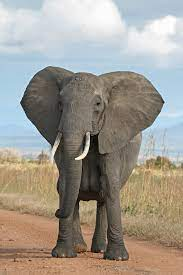
#> input picture enkripsiGambar/Gambar.jpeg, 183 x 275 px, found by its file name
$ python gambar.py
#> lines starting #> are read from the running program, lines starting #| are printed output that depends on the picture
import cv2
import numpy as np

demo = cv2.imread("D:/SEMESTER 3/SISTEM KEAMANAN DATA/enkripsiGambar/Gambar.jpeg", 0)
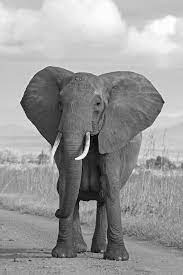
#> demo: shape (275, 183); min 0, max 255, mean 154.2
r, c = demo.shape
#> r = 275; c = 183
key = np.random.randint(0, 256, size=(r, c), dtype=np.uint8)
cv2.imwrite("D:/SEMESTER 3/SISTEM KEAMANAN DATA/enkripsiGambar/KEY-Gambar.jpeg", key)
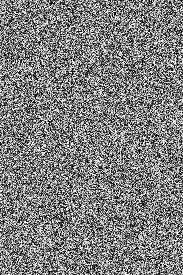
#> saved as KEY-Gambar.jpeg: shape (275, 183); min 0, max 255, mean 127.2

cv2.imshow("demo", demo)
cv2.imshow("key", key)

encryption = cv2.bitwise_xor(demo, key)
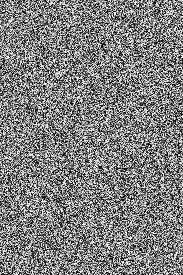
#> encryption: shape (275, 183); min 0, max 255, mean 127.4
cv2.imwrite("D:/SEMESTER 3/SISTEM KEAMANAN DATA/enkripsiGambar/ENC-Gambar.jpeg", encryption)
decryption = cv2.bitwise_xor(encryption, key)
cv2.imwrite("D:/SEMESTER 3/SISTEM KEAMANAN DATA/enkripsiGambar/DES-Gambar.jpeg", decryption)

cv2.imshow("encryption", encryption)
cv2.imshow("decryption", decryption)

cv2.waitKey(-1)
cv2.destroyAllWindows()
